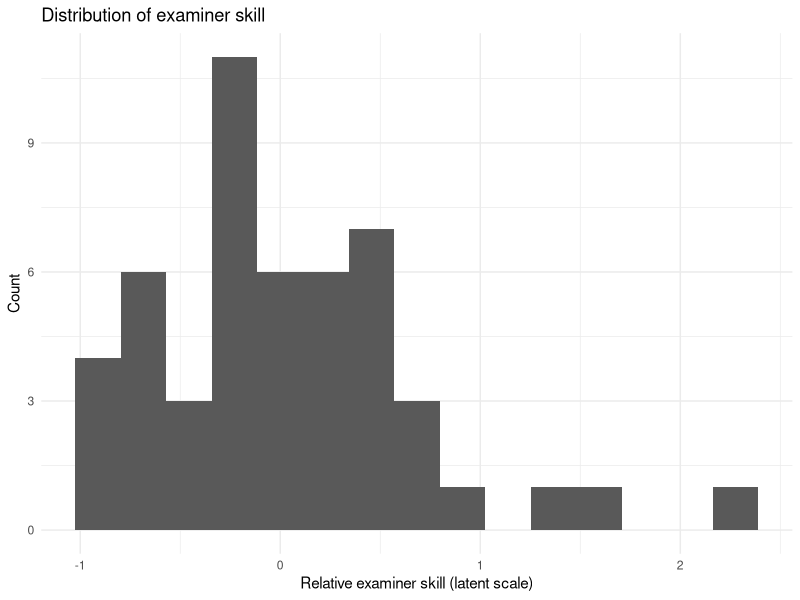
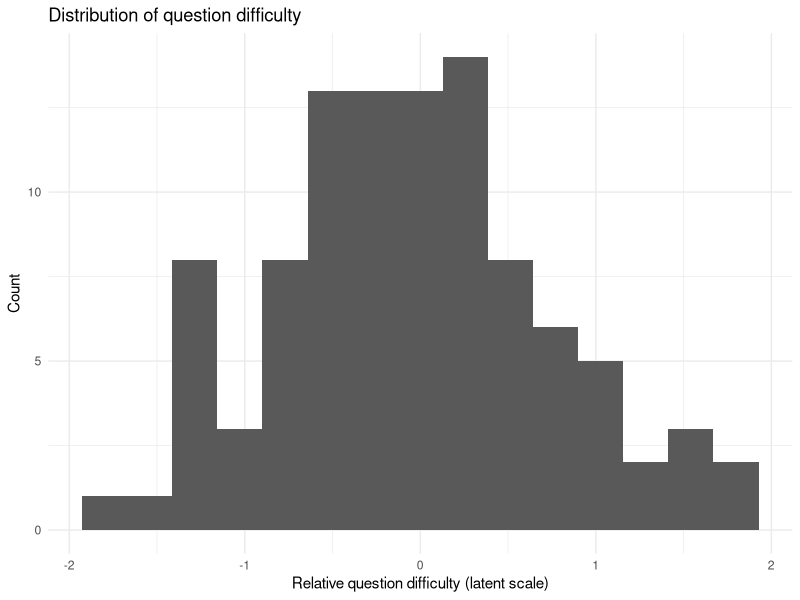
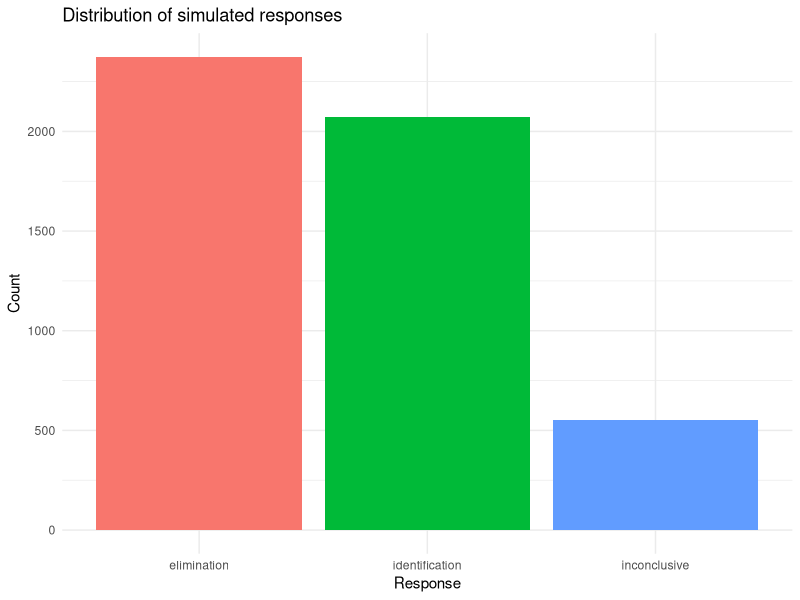

Write R code to recreate these figures, in order.
## ---- chunk 1
# Preamble
list.of.packages <- c("tidyverse", "ggthemes")
new.packages <- list.of.packages[!(list.of.packages %in% installed.packages()[,"Package"])]
if(length(new.packages)) install.packages(new.packages)

library(dplyr)
library(tidyr)
library(purrr)
library(ggplot2)
## ---- chunk 2
set.seed(123)

# Parameters
n_examiners <- 50
n_comparisons <- 100
match_rate <- 0.5  # 50% same-source comparisons

# Baseline response probabilities
false_positive_rate <- 0.02
false_negative_rate <- 0.05
inconclusive_rate <- 0.1

# Heterogeneity parameters
examiner_sd <- 0.7
question_sd <- 0.8
## ---- chunk 3
comparison_set <- tibble(
  question_id = 1:n_comparisons,
  ground_truth = rbinom(n_comparisons, 1, match_rate),
  question_difficulty = rnorm(n_comparisons, mean = 0, sd = question_sd)
)
## ---- chunk 4
examiner_panel <- tibble(
  examiner_id = paste0("E", 1:n_examiners),
  examiner_skill = rnorm(n_examiners, mean = 0, sd = examiner_sd),
  examiner_inconclusive_tendency = rnorm(n_examiners, mean = 0, sd = examiner_sd / 2)
)
## ---- chunk 5
sim_test <- tidyr::crossing(examiner_panel, comparison_set) %>%
  mutate(
    ground_truth_label = if_else(ground_truth == 1, "same-source", "different-source"),
    decision_challenge = question_difficulty - examiner_skill
  ) %>%
  arrange(examiner_id, question_id)
## ---- chunk 6
head(sim_test)
dim(sim_test) # there are 50 examiners, with 100 questions each, for 5000 total responses
## ---- chunk 7
# Response model for a single examiner-comparison pair.
simulate_response <- function(ground_truth,
                              decision_challenge,
                              examiner_inconclusive_tendency,
                              false_positive_rate,
                              false_negative_rate,
                              inconclusive_rate) {
  if (ground_truth == 1) {
    error_probability <- plogis(qlogis(false_negative_rate) + decision_challenge)
  } else {
    error_probability <- plogis(qlogis(false_positive_rate) + decision_challenge)
  }

  inconclusive_probability <- plogis(
    qlogis(inconclusive_rate) +
      0.5 * decision_challenge +
      examiner_inconclusive_tendency
  )

  total_probability <- error_probability + inconclusive_probability

  if (total_probability >= 0.95) {
    scaling_factor <- 0.95 / total_probability
    error_probability <- error_probability * scaling_factor
    inconclusive_probability <- inconclusive_probability * scaling_factor
  }

  p <- runif(1)

  if (ground_truth == 1) {
    if (p < error_probability) {
      "elimination"
    } else if (p < error_probability + inconclusive_probability) {
      "inconclusive"
    } else {
      "identification"
    }
  } else {
    if (p < error_probability) {
      "identification"
    } else if (p < error_probability + inconclusive_probability) {
      "inconclusive"
    } else {
      "elimination"
    }
  }
}
## ---- chunk 8
sim_data <- sim_test %>%
  mutate(
    response = purrr::pmap_chr(
      list(
        ground_truth = ground_truth,
        decision_challenge = decision_challenge,
        examiner_inconclusive_tendency = examiner_inconclusive_tendency
      ),
      simulate_response,
      false_positive_rate = false_positive_rate,
      false_negative_rate = false_negative_rate,
      inconclusive_rate = inconclusive_rate
    )
  )
## ---- chunk 9
sim_data_preview <- sim_data %>%
  filter(examiner_id %in% paste0("E", 1:3)) %>%
  group_by(examiner_id) %>%
  slice_head(n = 6) %>%
  ungroup() %>%
  select(
    examiner_id,
    question_id,
    ground_truth_label,
    question_difficulty,
    examiner_skill,
    decision_challenge,
    response
  ) %>%
  mutate(
    question_difficulty = round(question_difficulty, 2),
    examiner_skill = round(examiner_skill, 2),
    decision_challenge = round(decision_challenge, 2)
  )

knitr::kable(
  sim_data_preview,
  col.names = c(
    "Examiner",
    "Question",
    "Truth",
    "Question difficulty",
    "Examiner skill",
    "Decision challenge",
    "Response"
  ),
  align = c("l", "r", "l", "r", "r", "r", "l")
)
## ---- chunk 10
sim_data_summary <- tibble(
  quantity = c(
    "Rows in simulated dataset",
    "Examiners",
    "Questions",
    "Same-source comparisons",
    "Different-source comparisons",
    "Identification responses",
    "Elimination responses",
    "Inconclusive responses",
    "Mean examiner skill",
    "Mean question difficulty",
    "Mean decision challenge"
  ),
  value = c(
    nrow(sim_data),
    n_distinct(sim_data$examiner_id),
    n_distinct(sim_data$question_id),
    mean(sim_data$ground_truth == 1),
    mean(sim_data$ground_truth == 0),
    mean(sim_data$response == "identification"),
    mean(sim_data$response == "elimination"),
    mean(sim_data$response == "inconclusive"),
    mean(sim_data$examiner_skill),
    mean(sim_data$question_difficulty),
    mean(sim_data$decision_challenge)
  )
) %>%
  mutate(
    value = case_when(
      quantity %in% c(
        "Rows in simulated dataset",
        "Examiners",
        "Questions"
      ) ~ as.character(round(value, 0)),
      grepl("Mean", quantity) ~ sprintf("%.2f", value),
      TRUE ~ scales::percent(value, accuracy = 0.1)
    )
  )

sim_data_summary
## ---- chunk 11
ggplot(examiner_panel, aes(x = examiner_skill)) +
  geom_histogram(bins = 15) +
  labs(
    title = "Distribution of examiner skill",
    x = "Relative examiner skill (latent scale)",
    y = "Count"
  ) +
  theme_minimal()
## ---- chunk 12
ggplot(comparison_set, aes(x = question_difficulty)) +
  geom_histogram(bins = 15) +
  labs(
    title = "Distribution of question difficulty",
    x = "Relative question difficulty (latent scale)",
    y = "Count"
  ) +
  theme_minimal()
## ---- chunk 13
sim_data %>%
  count(response) %>%
  ggplot(aes(x = response, y = n, fill = response)) +
  geom_col(show.legend = FALSE) +
  labs(
    title = "Distribution of simulated responses",
    x = "Response",
    y = "Count"
  ) +
  theme_minimal()
## ---- chunk 14
question_level_metrics <- sim_data %>%
  mutate(
    correct = case_when(
      ground_truth == 1 & response == "identification" ~ TRUE,
      ground_truth == 0 & response == "elimination" ~ TRUE,
      response == "inconclusive" ~ NA,
      TRUE ~ FALSE
    ),
    is_inconclusive = response == "inconclusive",
    is_fp = response == "identification" & ground_truth == 0,
    is_fn = response == "elimination" & ground_truth == 1,
    is_tp = response == "identification" & ground_truth == 1,
    is_tn = response == "elimination" & ground_truth == 0
  )

# Preview of metrics for each comparison
head(question_level_metrics)

## ---- chunk 15
# Summarizing performance by examiner.
examiner_performance <- question_level_metrics %>%
  group_by(examiner_id) %>%
  summarise(
    n_comparisons = n(),
    accuracy = mean(correct, na.rm = TRUE),
    inconclusive_rate = mean(is_inconclusive, na.rm = TRUE),
    false_positive_rate = mean(is_fp, na.rm = TRUE),
    false_negative_rate = mean(is_fn, na.rm = TRUE),
    true_positive_rate = mean(is_tp, na.rm = TRUE),
    true_negative_rate = mean(is_tn, na.rm = TRUE),
    .groups = "drop"
  )

# Preview the summarized data by examiner
head(examiner_performance)
## ---- chunk 16
# Summarizing performance across all examiners
overall_summary <- examiner_performance %>%
  summarise(
    mean_accuracy = mean(accuracy, na.rm = TRUE),
    mean_inconclusive_rate = mean(inconclusive_rate, na.rm = TRUE),
    mean_false_positive_rate = mean(false_positive_rate, na.rm = TRUE),
    mean_false_negative_rate = mean(false_negative_rate, na.rm = TRUE),
    mean_true_positive_rate = mean(true_positive_rate, na.rm = TRUE),
    mean_true_negative_rate = mean(true_negative_rate, na.rm = TRUE)
  )

# Preview the overall summary
overall_summary
## ---- chunk 17

n_small=10
n_medium=100
n_large=500


p=0.95 # sensitivity
E=0.03 # desired margin of error
Z=1.96 # confidence level: 95%

n1=(Z^2 * p*(1-p))/ E^2
n1

p2=0.85 # specificity
n2=(Z^2 * p2*(1-p2))/ E^2
n2

# Adjusting for Examiner Clustering (Design Effect)

rho=0.05 # intra-class correlation
m=20 # number of trials per examiner

DE = 1+(m-1)*rho # desired effect
DE

matches = n1*DE
nonmatches = n2*DE
trials=matches*2

matches
nonmatches
trials

n_examiners = trials/20
n_examiners

#Summary
# Estimated sample size: ~400 known match comparisons and ~1,100 known non-match comparisons
# Assuming 20 trials per examiner, recruit ~40–60 examiners
# Design accounts for examiner clustering and ±3% margin of error
